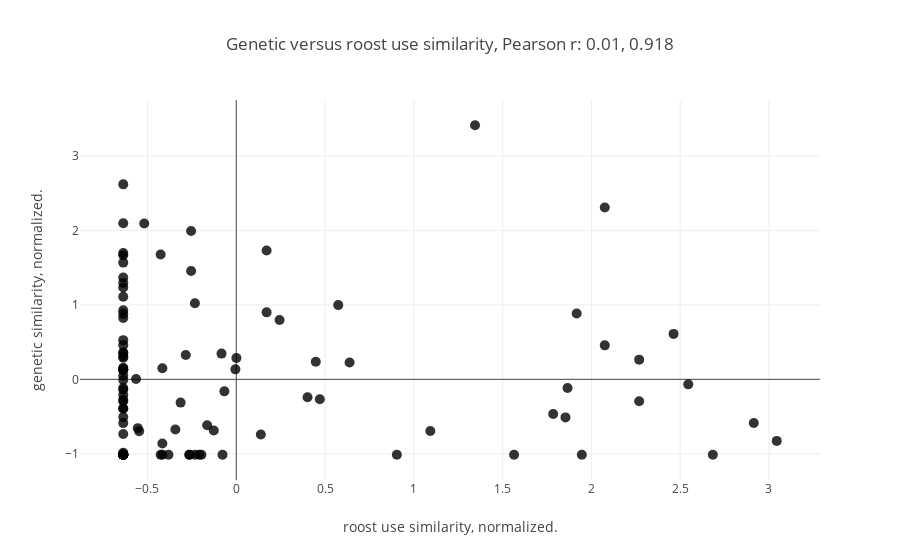

The code cell stored with this chart in its notebook:
### Markdown cell above
### ii. Linear.

### Code cell
### get ana's data onto matrix format, extract sorted vector to compare with others.

Ana_mat= np.array([[Anatree[y][x] for x in Ana_names] for y in Ana_names])
iuANA= np.triu_indices(Ana_mat.shape[0],1)
roost_diss_vector= Ana_mat[iuANA]

## get the same vector from genetic distances.
Ana_gen= np.array([[Ind_asso[y][x] for x in Ana_names] for y in Ana_names])
gen_dist_vector= Ana_gen[iuANA]

### now we normalize each and calculate Pearson's r.
roost_diss_vector= scale(roost_diss_vector)
gen_dist_vector= scale(gen_dist_vector)

pear_stat= pearsonr(roost_diss_vector,gen_dist_vector)
## Now we plot one against the other before proceeding to a test of it's significance.

fig_gen_to_dist= [go.Scatter(
    x= roost_diss_vector,
    y= gen_dist_vector,
    mode= "markers",
    marker= {
    'line': {'width': 0},
    'size': 10,
    'symbol': 0,
    'color': 'black',
  "opacity": .8
  }
)]

layout= go.Layout(
    title= 'Genetic versus roost use similarity, Pearson r: {}, {}'.format(round(pear_stat[0],3),round(pear_stat[1],3)),
    xaxis= dict(
        title= 'roost use similarity, normalized.'
    ),
    yaxis= dict(
        title= 'genetic similarity, normalized.'
    )
)


fig = go.Figure(data=fig_gen_to_dist, layout=layout)
iplot(fig)

### Figure 1 — Plotly figure (JSON) as saved in the notebook; plotly's stock layout.template omitted (floating-point values rounded to 4 significant figures)
{"data": [{"marker": {"color": "black", "line": {"width": 0}, "opacity": 0.8, "size": 10, "symbol": 0}, "mode": "markers", "type": "scatter", "uid": "4940913b-9d17-4c08-b1a0-5953bee1095e", "x": [0.4477, -0.6365, -0.4259, -0.6365, -0.6365, -0.2545, 0.638, 1.093, 0.9043, -0.6365, -0.5644, -0.6365, -0.6365, -0.6365, -0.6365, -0.6365, -0.6365, -0.6365, -0.6365, 2.269, 2.914, 1.345, -0.6365, -0.06706, -0.5469, -0.5547, -0.6365, -0.2332, 0.1707, 0.5741, -0.2332, -0.6365, -0.6365, -0.6365, -0.6365, -0.6365, -0.6365, -0.6365, -0.6365, -0.07771, -0.2641, -0.2641, -0.6365, -0.6365, -0.6365, -0.6365, -0.6365, -0.6365, -0.6365, -0.6365, 0.4705, -0.5184, -0.6365, -0.6365, -0.6365, -0.6365, -0.6365, -0.6365, -0.6365, -0.6365, -0.1639, -0.6365, -0.6365, -0.4259, -0.3431, -0.08304, -0.2845, -0.3135, 0.1383, -0.6365, -0.6365, -0.005078, -0.2545, -0.2094, 0.0007333, -0.3818, 0.1707, 1.946, 1.785, -0.6365, -0.1266, -0.6365, -0.6365, -0.6365, 2.269, -0.6365, 0.4012, -0.6365, -0.6365, -0.6365, -0.4162, -0.4162, 0.2438, -0.1964, -0.4162, 1.854, 1.564, 1.866, 2.075, 2.545, 2.684, 2.075, 1.917, 2.463, 3.044], "y": [0.2353, 0.1565, 1.677, 1.569, -1.014, 1.994, 0.2273, -0.6948, -1.014, 1.668, 0.004994, -1.014, -1.014, 2.099, 0.1219, 0.362, 0.9288, -1.014, 0.2893, 0.2645, -0.5867, 3.415, -0.1164, -0.1615, -0.6965, -0.6558, -0.009178, -1.014, 0.9005, 0.9979, 1.023, -1.014, -1.014, -1.014, -0.2758, -0.5885, -1.014, 0.8801, -1.014, -1.014, -1.014, -1.014, 0.3035, 1.296, 0.0484, 1.697, 1.11, -0.5079, 0.5267, 2.621, -0.2678, 2.095, -0.7337, 0.3496, -0.3909, 0.4594, -1.014, -0.3918, -1.014, 0.137, -0.6168, -1.014, -1.014, -1.014, -0.6744, 0.346, 0.3274, -0.313, -0.7417, -1.014, 0.1361, 0.1343, 1.457, -1.014, 0.2858, -1.014, 1.732, -1.014, -0.4653, 1.368, -0.6886, -0.988, -0.2102, 0.8261, -0.2953, -0.1403, -0.2404, -0.2935, -1.014, 1.234, -0.8622, -1.014, 0.7969, -1.014, 0.1494, -0.5114, -1.014, -0.1172, 0.4567, -0.06764, -1.014, 2.311, 0.8846, 0.6109, -0.8276]}], "layout": {"title": {"text": "Genetic versus roost use similarity, Pearson r: 0.01, 0.918"}, "xaxis": {"title": {"text": "roost use similarity, normalized."}}, "yaxis": {"title": {"text": "genetic similarity, normalized."}}}}
